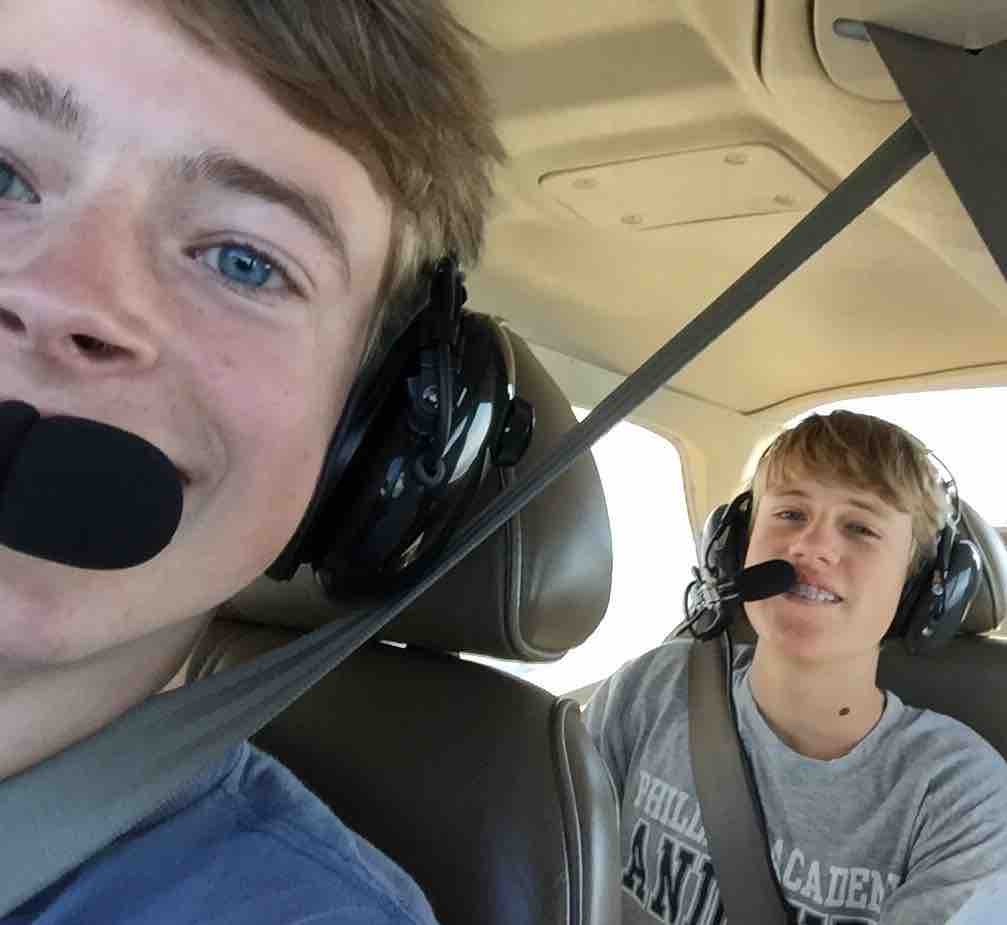
#> input picture buzzy.jpg, 1007 x 925 px
$ jupyter execute --allow-errors miniproject_SVMs.ipynb   (shell and % lines are left out)   (older library calls are emulated)
#> lines starting #> are read from the running program, lines starting #| are printed output that depends on the picture
# Miniproject: Support Vector Machines

## Machine Learning, Winter 2017

### Name: Alex R.

[cell 1]
# Standard import statements:
import numpy as np
import matplotlib.pyplot as plt
import pandas as pd
import seaborn as sns
from sklearn.svm import SVC
from sklearn.datasets import load_digits
from sklearn.datasets.samples_generator import make_blobs, make_moons, make_circles
from sklearn.metrics import accuracy_score, confusion_matrix
from sklearn.decomposition import PCA
from scipy.misc import imread
from scipy.misc import pilutil
from random import random, shuffle
from os import listdir
from os.path import isfile, join
from IPython.display import clear_output
import time
from PIL import Image
from resizeimage import resizeimage


plt.style.use("ggplot")

# The Scikit-learn `SVC` class and kernels

Here `SVC` stands for Support Vector Classifier and it has many features.  The most important thing to note to begin with is it takes a `kernel` keyword argument, and the default is the [Radial Basis Function](https://en.wikipedia.org/wiki/Radial_basis_function), because it's so successful.  But it's a bit aggressive for linearly or near-linearly separable data.  For that, you should use `kernel='linear'`.

### Linear Kernel

[cell 2]
def plot(svm, X, y):
    x_min, x_max = X[:, 0].min() - 1, X[:, 0].max() + 1
    y_min, y_max = X[:, 1].min() - 1, X[:, 1].max() + 1
    xx, yy = np.meshgrid(np.arange(x_min, x_max, .02),
                         np.arange(y_min, y_max, .02))
    Z = svm.predict(np.c_[xx.ravel(), yy.ravel()])
    Z = Z.reshape(xx.shape)
    plt.contourf(xx, yy, Z, cmap=plt.cm.coolwarm, alpha=0.8)
    plt.plot()

#> (a cell that did not finish here is left out)

### Polynomial Kernel and RBF

For the polynomial kernel, you'll need to specify a degree number using `kernel='poly'` and `degree=3` (for degree-3).  Clearly, higher-degree polynomial kernels are more variance, and lower-degree polynomial kernels are more bias.  For a `poly` kernel, you can also try adding a `coef0` term (and feel free to ask me what that means, or find out for yourself!).  For an RBF kernel, there's a hyperparameter that's either called $\gamma$ or $\epsilon$ (and one is $\dfrac{1}{2\pi \cdot\text{(the other one)}}$), that acts in a similar bias-variance way.

1. Fit a SVM with polynomial kernel of varying degrees to each of these datasets.
2. Fit a SVM with RBF kernel of varying amounts of $\gamma$.
3. Attempt to use your results to determine a relationship/function of *"Similar bias/variance"* relating `degree` in a polynomial kernel to `gamma` in an RBF kernel.  It won't be exact, it's just a rough comparison

[cell 4]
# Generate Datasets
X_3 = np.random.randn(300, 2)
y_3 = np.logical_xor(X_3[:, 0] > 0, X_3[:, 1] > 0).astype(int)
#> (the rest of this cell did not finish here and is left out)

# Image Classification

Now, we move on to image classification.  Let's begin with the `digits` dataset in Scikit-learn (A collection of handwritten digits which is a baby-version of the MNIST dataset):

[cell 5]
digits, y = load_digits(return_X_y=True)

Your tasks are as follows:
* Write a function `show(row)` to visualize the individual image at index `row` (just to make sure everything is working as intended).
* Train a SVM on the image dataset as it stands, tuning hyperparameters and aiming for the best fit.  (I say "as it stands" because in the [next section](#Convolutions-and-Preprocessing) you'll preprocess the images.)
* Visualize your fit using PCA with the top two dimensions.  That is, fit a PCA to the dataset with two components, color the datapoints by their class.  You can attempt to plot a decision boundary by making a 64-dimensional meshgrid and pushing that through your model's `predict` and then the PCA transform (that would be cool if it worked), but you can also just change the plotting characters for your models correct-vs-incorrect classifications.  You may want to view notebook on PCA from before break for a refresher.
I recommend, but do not require, that you first subsample down to two classes (say, 1's and 0's) before moving on to the multi-class problem.

Below we have trained an SVM model on the 'digits' dataset and have visualized it using PCA:

[cell 6]
def showArray(arr, xLen=8, yLen=8):
    plt.imshow(arr.reshape(xLen, yLen))
    plt.show()
def show(row):
    showArray(digits[row])

svm = SVC()

# Test-train split:
split = int(len(digits)*.8)
svm.fit(digits[:split], y[:split])

# Test model:
predicted = svm.predict(digits[split:])
print("Accuracy score is: ", round(np.sum([1 if predicted[i] == y[i+split] else 0 for i in range(len(predicted))])/len(predicted)*100, 2), '% on ', len(predicted), ' datapoints.', sep = '')

# Use PCA to display dataset:
pca = PCA(n_components=2, svd_solver='full')
pca.fit(digits)
X_pca = pca.transform(digits)
plt.scatter(X_pca[:,0], X_pca[:,1], c=y, cmap='Dark2')
#> (this line was passed over: IPython is not available in this run)
plt.show()

Wow! An accuracy of 51% is extremely high for a dataset with 9 possible `y` values. Still, let's see if we can't improve on that...

# Convolutions and Preprocessing

This image data is pretty high-dimensional.  There are two preprocessing techniques I'd like for you to try:

1. PCA -- Fit a PCA to your data, and try to reduce the dimensionality of your data by some (probably small-ish?) factor.  Create a plot of "Dimensions Remaining" versus "Best fit model at
2. Try to preprocess your data using a **convolution**.  This is the mathematical term for what photoshoppers call a *filter*.  What you need to do is this: write a method `convolve(data, matrix)` that takes a matrix of data points (really a row of your dataset) and a $3\times 3$ matrix and returns a new matrix (really a row of your new dataset) of data whereby the $(i,j)^{\text{th}}$ entry is the sum of the products of the elements surrounding $(i,j)^{\text{th}}$ entry in the entry data matrix.  Here's a picture:


 And here's an example gif:


 Here the "data matrix/row" is the big $5\times 5$ matrix on the left, the output matrix is the $3\times 3$ matrix on the right, and the convolution matrix (what they confusingly call the "kernel" above) is:

 $$\left(\begin{array}{ccc} 0 & 1 & 2 \\ 2 & 2 & 0 \\ 0 & 1 & 2 \end{array}\right)$$

 Here's a [blog post](http://colah.github.io/posts/2014-07-Understanding-Convolutions/) that goes into more detail than y'all need, but look through the pictures in the "Higher Dimensional Convolutions" section.

 Okay, but what matrix should you use as your convolution matrix?  Ones that help to *detect edges* are

 $$\left(\begin{array}{ccc} 0 & -\frac{1}{4} & 0 \\ -\frac{1}{4} & 1 & -\frac{1}{4} \\ 0 & -\frac{1}{4} & 0 \end{array}\right)\qquad \text{and} \qquad \left(\begin{array}{ccc} -\frac{1}{9} & -\frac{1}{9} & -\frac{1}{9} \\ -\frac{1}{9} & 1 & -\frac{1}{9} \\ -\frac{1}{9} & -\frac{1}{9} & -\frac{1}{9} \end{array}\right).$$

 try both of these out.  Which works better?
3. Put these two together: after completing both of the above, try fitting a PCA to your convolved data (note: the word used typically is *convolved*, not *convoluted*, though many people [myself included] accidentally say the latter at times)

# Part 1:

The following code will test the accuracy of the best fit SVM on the 'digits' dataset from 1 to 64 dimensions:

[cell 7]
def pcaDataset(imageArr, numDems=20):
    pca = PCA(n_components=numDems, svd_solver='full')
    pca.fit(imageArr)
    return pca.transform(imageArr)

acc_ls = []
dem_ls = []

for nDems in range(1, 64):
    pcaDigits = pcaDataset(digits, numDems = nDems)
    svm = SVC()

    # Test-train split:
    split = int(len(pcaDigits)*.8)
    # Train model:
    svm.fit(pcaDigits[:split], y[:split])
    # Test model:
    predicted = svm.predict(pcaDigits[split:])

    acc_ls.append(np.sum([1 if predicted[i] == y[i+split] else 0 for i in range(len(predicted))])/len(predicted)*100)
    dem_ls.append(nDems)

#> (the rest of this cell did not finish here and is left out)

Above, you can see that the accuracy clearly maximizes at 3 dimensions. Immediately beyond this number accuracy falls drastically. However, as the dimensions increase to its maximum, the accuracy gradually increases. From this graph, we have determined that 3 dimensions would be the optimal number for this dataset.

# Part 2:

Below, we define our convolution function and the two different convolutional matrices we will test:

[cell 8]
matrix1 = [[-1/8,-1/8,-1/8],
          [-1/8,   1,-1/8],
          [-1/8,-1/8,-1/8]]

matrix2 = [[0,  -1/4,   0],
          [-1/4,   1,-1/4],
          [0,   -1/4,   0]]
def convolve(imageArr, matrix, verbose=True):
    xLen = len(imageArr[0])-len(matrix[0])
    yLen = len(imageArr) - len(matrix)
    newImage = np.array([[0 for y in range(xLen)] for x in range(yLen)])
    for imageX in range(xLen):
        if verbose:
            if random() < .02:
                print(round(imageX/xLen*100, 2), '%')
        for imageY in range(yLen):
            pixelSum = 0
            for matrixX in range(len(matrix[0])):
                for matrixY in range(len(matrix)):
                        pixelSum += matrix[matrixY][matrixX]*imageArr[imageY+matrixY][imageX+matrixX]
            newImage[imageY][imageX] = pixelSum
    return newImage

Below, we have tested our convolutional edge detection with a lovely sample photo:

[cell 9]
img = imread("buzzy.jpg", flatten=True)
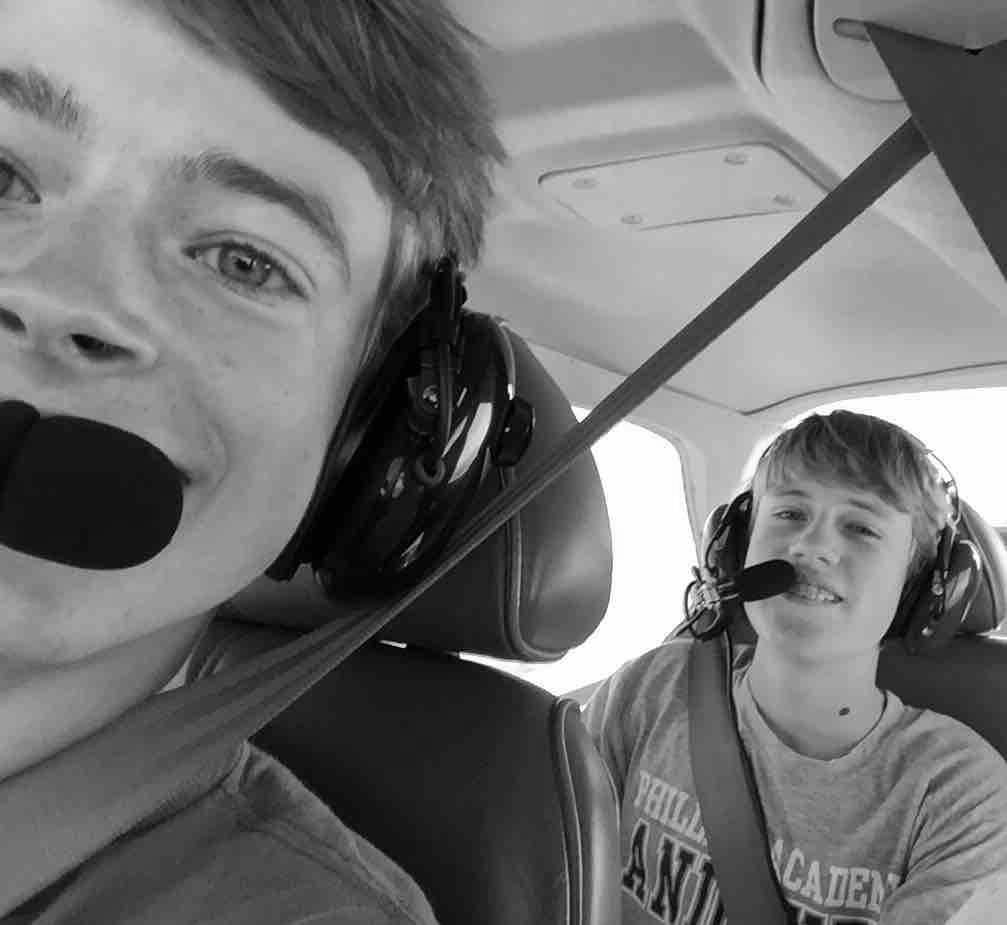
#> img: shape (925, 1007) float32; min 0, max 255, mean 113.4
plt.imshow(img)
#> (this line was passed over: IPython is not available in this run)
plt.show()
print('Convolving with 1/8 matrix:')
#> (the rest of this cell did not finish here and is left out)
